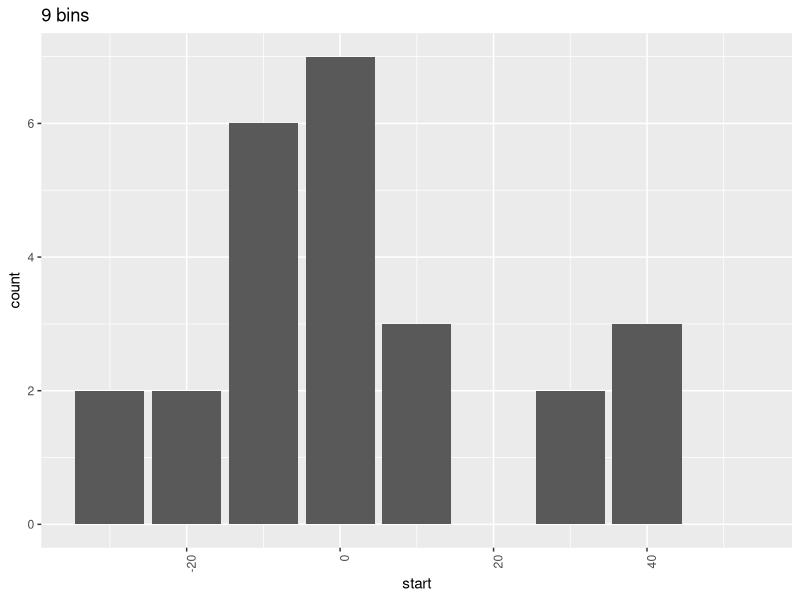
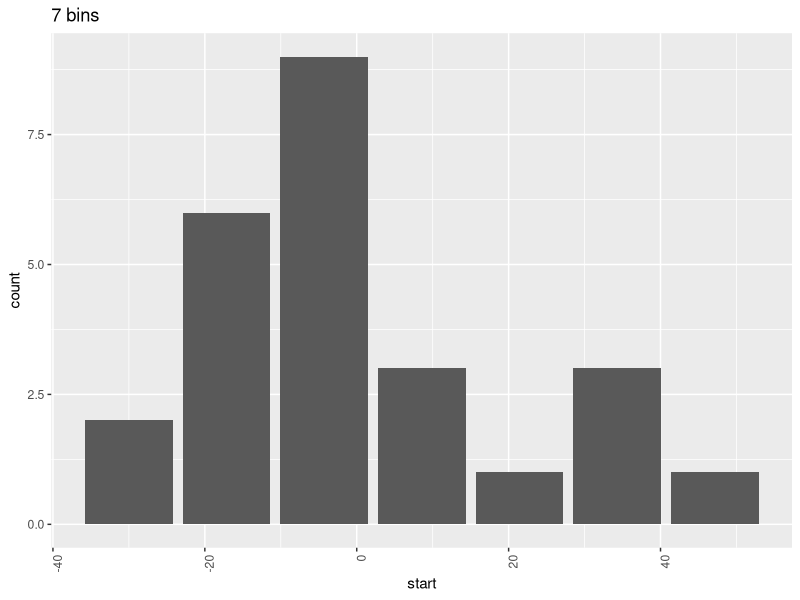
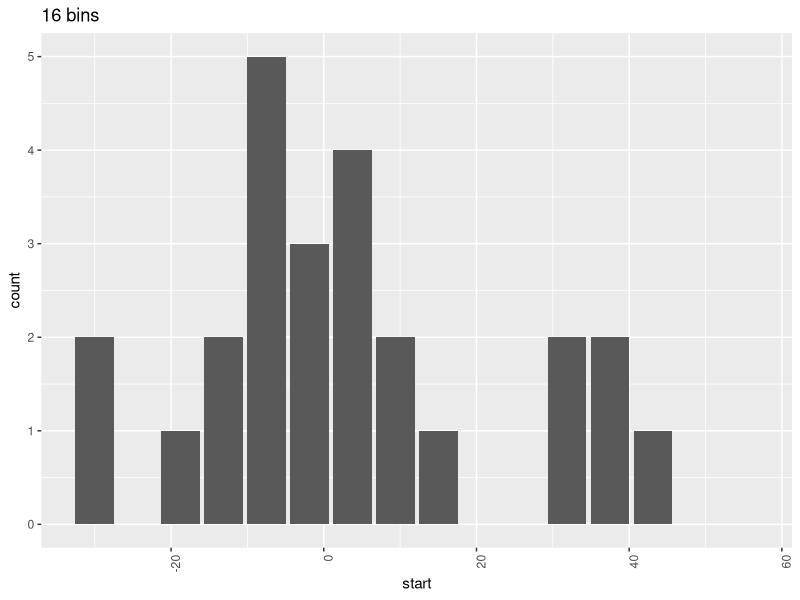
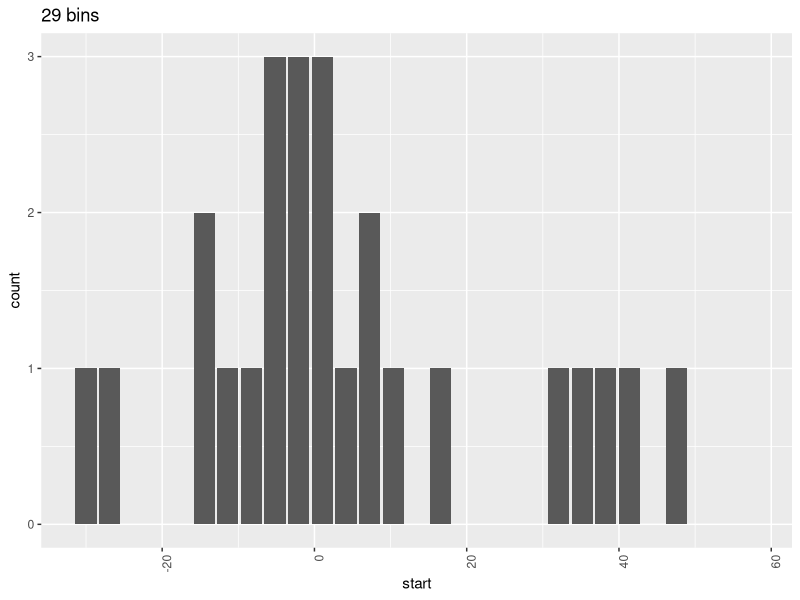

Recreate these plots in R, in order.
library(ggplot2)

data <- read.csv("ch18p280.txt", header=TRUE);

#function to split data into bins
bin <- function(data, start, end, bincount) {
    size <- (end - start) / bincount
    r <- matrix(0, bincount);
    s <- matrix(0, bincount);
    for (i in seq(1, bincount)) {
        s[i] = start + (i - 1) * size;
    }
    for (i in seq(1, length(data))) {
        index = floor((data[i] - start) / size) + 1;
        r[index] <- r[index] + 1;
    }
    return (data.frame(start = s, count = r));
}

#function to draw bar diagram of the bins
barchart <- function(source, chtitle) {
    ggplot(data=source, aes(x=start, y=count)) +
        ggtitle(chtitle) +
        geom_bar(stat="identity") +
        theme(axis.text.x = element_text(angle = 90, hjust = 1));
}

# pay attention it seems like book splits into bins incorrectly

png(filename="ch18p280-1.png");
barchart(source=bin(data$Difference, -30, 60, 9), "9 bins");
dev.off();
png(filename="ch18p280-2.png");
barchart(source=bin(data$Difference, -30, 60, 7), "7 bins");
dev.off();
png(filename="ch18p280-3.png");
barchart(source=bin(data$Difference, -30, 60, 16), "16 bins");
dev.off();
png(filename="ch18p280-4.png");
barchart(source=bin(data$Difference, -30, 60, 29), "29 bins");
dev.off();

